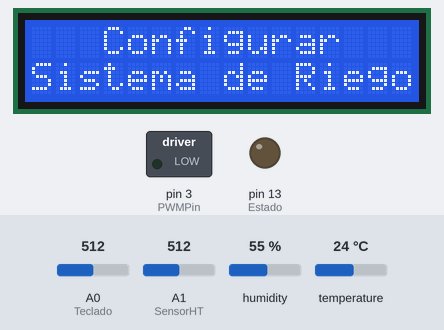
The sketch below on a simulated Arduino Uno, built with avr-gcc and run on an emulated ATmega328P. Shown: 16×2 character LCD, switched loads named in the sketch (green lamp = pin HIGH), output pins drawn as LEDs (lit = HIGH). The inputs (shaded band) are chosen by the test bench; at power-on: humidity 55 %, A1 (SensorHT) = 512, A0 (Teclado) = 512, temperature 24 °C. EEPROM starts erased; what the sketch prints to the serial monitor is not drawn.

Above: at 2.2 s.
2.3 s: humidity set to 22 %
5.3 s: A1 (SensorHT) set to 306
At 12.5 s:
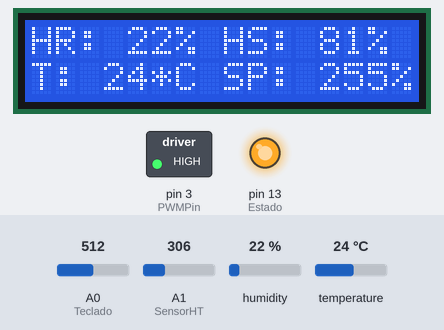
13.3 s: A1 (SensorHT) set to 409
At 20.5 s:
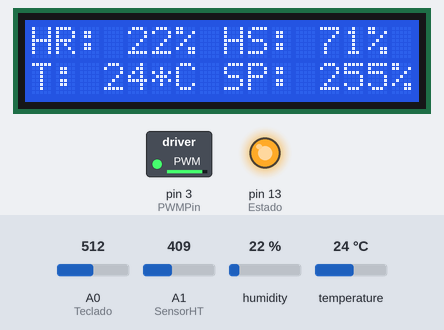
21.2 s: A1 (SensorHT) set to 420
At 28.5 s:
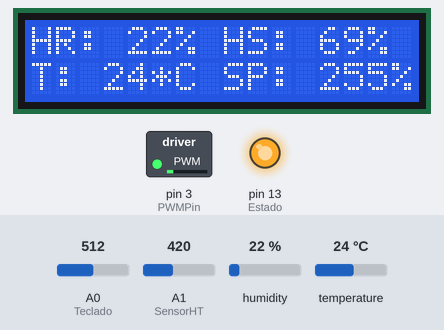
29.2 s: humidity set to 88 %
At 36.6 s:
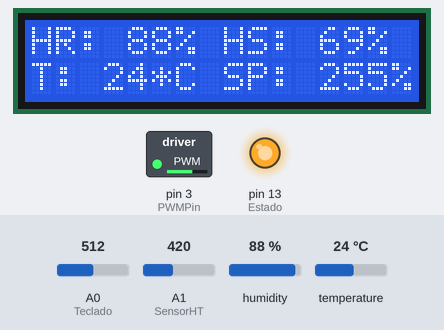
42.8 s: A0 (Teclado) set to 408
52.9 s: A0 (Teclado) set to 392
At 58.68 s:
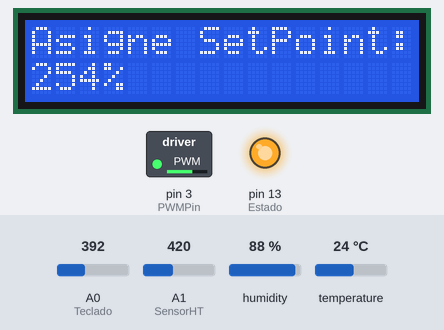
Timing chart, 0 to 60.2 s (numbered marks = the images above; inputs shaded):
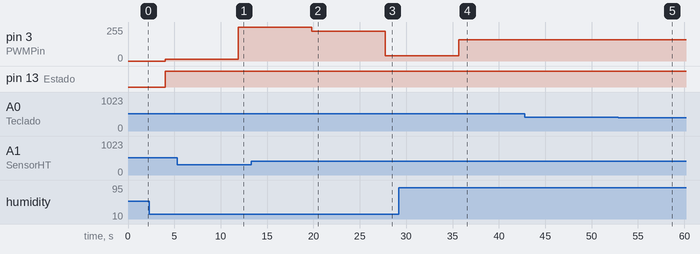

Measured:
- the behaviour switches between 409 and 410 on A1 (SensorHT) (found by bisection; images 2 and 3)
- the behaviour switches between 400 and 399 on A0 (Teclado) (found by bisection; images 4 and 5)
- after the input at 5.3 s, pin 3 (PWMPin): 14/255 → 255/255 after 6.6 s
- after the input at 13.3 s, pin 3 (PWMPin): 255/255 → 224/255 after 6.5 s
- after the input at 21.2 s, pin 3 (PWMPin): 224/255 → 40/255 after 6.6 s
- after the input at 29.2 s, pin 3 (PWMPin): 40/255 → 160/255 after 6.5 s
- what the display in image 4 shows lasts 5.1 s, from 35.6 s to 40.7 s

The sketch:

SistRiego.ino
```cpp
/*
Sistema de Control de Riego Automático a partir de la humedad
del Suelo, la humedad del Aire y la temperatura.
*/

//Directivas
#include <LiquidCrystal.h> //Libreria Display 2x16
#include <DHT.h>
#include <EEPROM.h>

//Configuración del PIN para recibir los datos del Sensor DHT11
#define DHTPIN 2
//Defiinimos Tipo de Sensor
#define DHTTYPE DHT11
//Indica el pin con el que trabajamos y el tipo de sensor
DHT dht(DHTPIN, DHTTYPE);

//Configuración de Pines LCD
LiquidCrystal lcd(8, 9, 4, 5, 6, 7);

//Configuración de pines
const int Teclado = A0; //Entrada del Teclado
const int Estado = 13;//Led Indicador del Motor
const int SensorHT = A1;//Entrada Sensor Humedad Tierra
const int PWMPin = 3;//PWM para el motor de la bomba
const short FMC = 10; //Factor de Modulacion de Control del Riego MAX 10, MIN 2
const int DHC = 5; //Constante de Control de Humedad de la Tierra

//declaracion de variables
short HumTierra = 0;//Humedad Tierra
short HumAir = 0;//Humedad Aire
short Temp = 0;//Temperatura
short SetPoint = 0;//Humedad a Controlar
short TempProm = 0; //Temperatura Promedio
short HumAirProm = 0; //Humedad del Aire Promedio
short MaxH = 0;
short MinH = 100;
short MaxT = 0;
short MinT = 100;
int PWMValue = 0;
int OutValue = 0;
int Button = 0;

void setup() {
  //Inicio comunicacion serie para ver los datos en el ordenador
  Serial.begin(9600);
  //Mensaje de inicio
  Serial.println("Comprobacion sensor DHT11:");
  //Iniciamos el sensor
  dht.begin();
  //Iniciamos el Display
  lcd.begin(16, 2); //LCD dof 16x2
  //Iniciamos Pin de Estado como Salida
  pinMode(Estado, OUTPUT);
  //Iniciamos Pin PWM como Salida
  pinMode(PWMPin, OUTPUT);
  //Se lee SetPoint
  SetPoint = EEPROM.read(0);
  TempProm = EEPROM.read(1);
  HumAirProm = EEPROM.read(2);
  //Iniciar Mensajes en el LCD
  lcd.clear();
  lcd.setCursor(3, 0); //Colunma - Fila
  lcd.print("Bienvenido");
  lcd.setCursor(0, 1);
  lcd.print("Sistema de Riego");
  delay(1000);
  lcd.clear();
  lcd.setCursor(0, 1);
  lcd.print(SetPoint);
  lcd.clear();
  lcd.setCursor(0, 0);
  lcd.print("HR: ");
  lcd.setCursor(8, 0);
  lcd.print("HS:");
  lcd.setCursor(0, 1);
  lcd.print("T: ");
  lcd.setCursor(8, 1);
  lcd.print("SP: ");
  lcd.setCursor(12, 1);
  lcd.print(SetPoint);
  lcd.print("%");
}

void loop() {
  //Se lee Humedad y Temperatura del Aire
  HumAir = dht.readHumidity();
  Temp = dht.readTemperature();
  //Se lee Humedad de la tierra
  HumTierra = CalcHumedad();

  Button = analogRead(Teclado);
  if (Button < 800){
    DefinirParametros();
  }

  if (isnan(Temp) || isnan(HumAir)) {// funcion que comprueba si son numeros las variables indicadas
    Serial.println("Fallo al leer del sensor DHT"); //Mostramos mensaje de fallo si no son numeros
    lcd.clear();
    lcd.setCursor(0, 0);
    lcd.print("Falla del Sensor");
  }
  else { //Mostramos mensaje con valores actuales de humedad y temperatura, asi como maximos y minimos de cada uno de ellos
    Serial.print("Humedad relativa: ");
    Serial.print(HumAir);
    lcd.setCursor(4, 0);
    lcd.print(HumAir);
    lcd.setCursor(6, 0);
    lcd.print("%");
    lcd.setCursor(12, 0);
    lcd.print(HumTierra);
    lcd.print("%");
    Serial.print(" %\t");
    Serial.print("Temperatura: ");
    Serial.print(Temp);
    Serial.println(" *C");
    lcd.setCursor(3, 1);
    lcd.print(Temp);
    lcd.setCursor(5, 1);
    lcd.print("*C");


    //Comprobacion de maximos y minimos de humedad y temperatura
    if (MaxH < HumAir)
      MaxH = HumAir;
    if (HumAir < MinH)
      MinH = HumAir;
    if (MaxT < Temp)
      MaxT = Temp;
    if (Temp < MinT)
      MinT = Temp;
    Serial.print("Max: ");
    Serial.print(MaxH);
    Serial.print(" % ");
    Serial.print("Min: ");
    Serial.print(MinH);
    Serial.print(" %\t");
    Serial.print("Max: ");
    Serial.print(MaxT);
    Serial.print(" *C ");
    Serial.print("Min: ");
    Serial.print(MinT);
    Serial.println(" *C");
    Serial.print("Promedio Temperatura: ");
    Serial.print(TempProm);
    Serial.println(" *C");
    Serial.print("SetPoint Humedad Suelo ");
    Serial.print(SetPoint);
    Serial.println(" %");
    Serial.print("Promedio HR: ");
    Serial.print(HumAirProm);
    Serial.println(" %");
    Serial.print("PWM: ");
    Serial.print(PWMValue);
    Serial.println("\n");


    //Controlamos la Humedad si cae del nivel del Setpoint
    if ((SetPoint - HumTierra) > DHC) {//Se debe encender la bomba
      PWMValue = Controlar();
      digitalWrite(Estado,HIGH);
      //Enviamos Valor a Bomba
      //PWMValue = map(OutValue, 0, 1023, 0, 255);
      analogWrite(PWMPin, PWMValue);
    }
    else if (PWMValue > 0) {//Se debe apagar la Bomba si está encendida.
      PWMValue = 0;
      analogWrite(PWMPin, PWMValue);
      digitalWrite(Estado,LOW);
    }
    delay(5000);

  }
}//Fin Programa
/*
Autores:
Manuela Lopez
Victor Higuita
*/


//Configuración de Parametros del Control de Riego
void DefinirParametros() {
  int Aux = 0;
  short SW = 0;

  //Inicializar el SetPoint
  lcd.clear();
  lcd.setCursor(3, 0); //Colunma - Fila
  lcd.print("Configurar");
  lcd.setCursor(0, 1);
  lcd.print("Sistema de Riego");
  delay(2000);
  lcd.clear();

  //Introduce SetPoint
  lcd.setCursor(0, 0);
  lcd.print("Asigne SetPoint:");
  lcd.setCursor(0, 1);
  lcd.print(SetPoint);
  while (SW == 0) {
    Aux = analogRead(Teclado);
    if (Aux < 200) {
      SetPoint = SetPoint + 1;
      if (SetPoint > 90) {
        SetPoint = 90;
      }
    }
    else if (Aux < 400) {
      SetPoint = SetPoint - 1;
      if (SetPoint < 10) {
        SetPoint = 10;
      }
    }
    else if (Aux < 800){
      EEPROM.write(0, SetPoint);
      SW = 1;
    }
    lcd.setCursor(0, 1);
    lcd.print(SetPoint);
    lcd.print("%");
    delay(250);
  }

  //Introduce Temp Promedio
  SW = 0;
  lcd.clear();
  lcd.setCursor(0, 0);
  lcd.print("Asigne Temp Prom:");
  lcd.setCursor(0, 1);
  lcd.print(TempProm);
  while (SW == 0) {
    Aux = analogRead(Teclado);
    if (Aux < 200) {
      TempProm = TempProm + 1;
      if (TempProm > 55) {
        TempProm = 55;
      }
    }
    else if (Aux < 400) {
      TempProm = TempProm - 1;
      if (TempProm < 0) {
        TempProm = 0;
      }
    }
    else if (Aux < 800){
      EEPROM.write(1, TempProm);
      SW = 1;
    }
    lcd.setCursor(0, 1);
    lcd.print(TempProm);
    lcd.print("*C");
    delay(250);
  }

  //Introduce Humedad Relativa Promedio
  SW = 0;
  lcd.clear();
  lcd.setCursor(0, 0);
  lcd.print("Asigne HR Prom:");
  lcd.setCursor(0, 1);
  lcd.print(HumAirProm);
  while (SW == 0) {
    Aux = analogRead(Teclado);
    if (Aux < 200) {
      HumAirProm = HumAirProm + 1;
      if (HumAirProm > 90) {
        HumAirProm = 90;
      }
    }
    else if (Aux < 400) {
      HumAirProm = HumAirProm - 1;
      if (HumAirProm < 10) {
        HumAirProm = 10;
      }
    }
    else if (Aux < 800) {
      EEPROM.write(2, HumAirProm);
      SW = 1;
    }
    lcd.setCursor(0, 1);
    lcd.print(HumAirProm);
    lcd.print("%");
    delay(250);
  }

  lcd.clear();
  lcd.setCursor(0, 0);
  lcd.print("HR: ");
  lcd.setCursor(8, 0);
  lcd.print("HS: ");
  lcd.setCursor(0, 1);
  lcd.print("T: ");
  lcd.setCursor(8, 1);
  lcd.print("SP: ");
  lcd.setCursor(12, 1);
  lcd.print(SetPoint);
  lcd.print("%");
}

//Control de PWM
int Controlar() {
  int PWMBomba, Vel;
  short VCT, VCHT, VCHA;

  VCT = Temp - TempProm;
  VCHT = SetPoint - HumTierra;
  VCHA = HumAirProm - HumAir;

  if (VCT < 0) {
    VCT = 1;
  }

  if (VCHT < 0) {
    VCHT = 0;
  }

  if (VCHA < 0) {
    VCHA = 1;
  }

  Vel = (VCT + VCHA) * VCHT;

  PWMBomba = Vel * FMC;

  if (PWMBomba > 255) {
    PWMBomba = 255;
  }
  else if ((PWMBomba > 0)&&(PWMBomba < 10)) {
    PWMBomba = 10;
  }
  return(PWMBomba);
}

//Calcular Humedad
int CalcHumedad()  {
  short Hum, HumP;
  int ValSen, AuxHR;

  ValSen = analogRead(SensorHT); //Leemos el Sensor
  if (ValSen < 205) {
    ValSen = 205;
  }
  AuxHR = (ValSen - 205)/10.23;
  AuxHR = AuxHR + 10;
  Hum = 100 - AuxHR;
  return(Hum);
}
```
